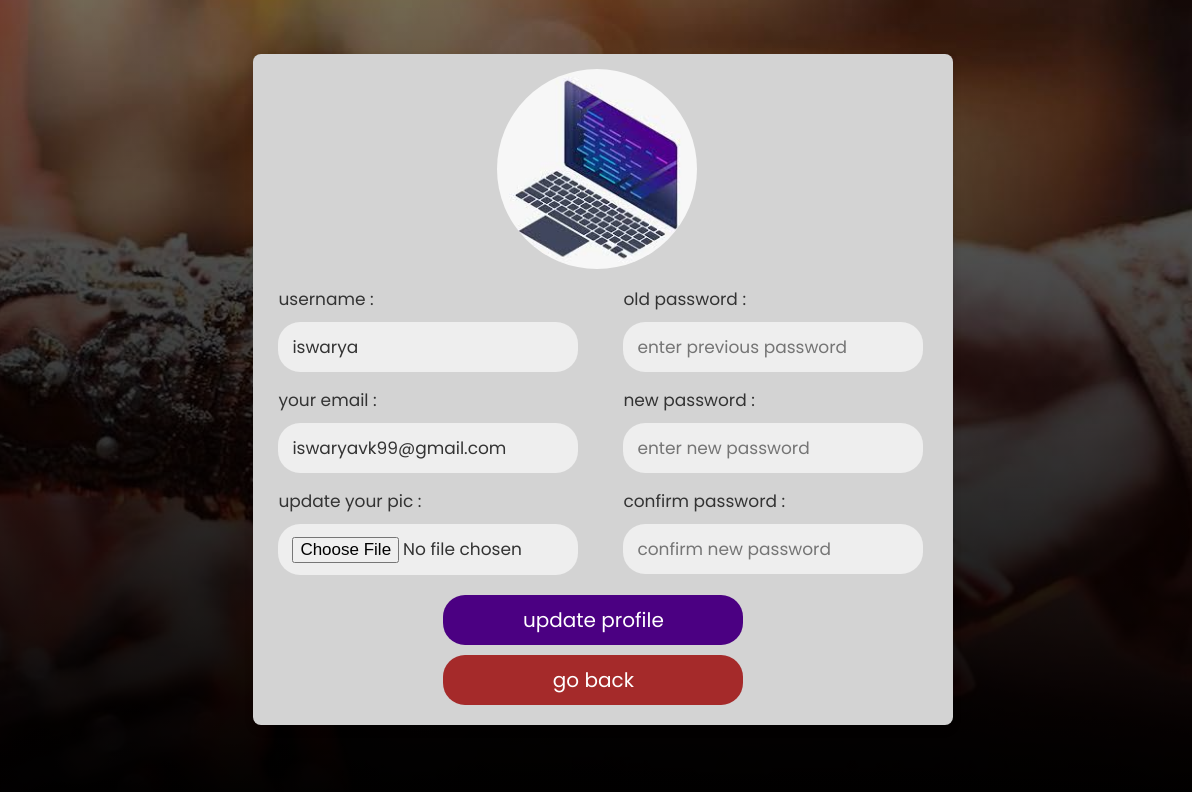
Screenshot of /update_profile.php (signed in) with the database file from the repository.
### tables this page shows
CREATE TABLE `user_form` (
  `id` int(200) NOT NULL,
  `name` varchar(100) NOT NULL,
  `email` varchar(100) NOT NULL,
  `password` varchar(100) NOT NULL,
  `image` varchar(100) NOT NULL
);

### update_profile.php (the view, shortened to what this page needs)
<?php
include 'config.php';
$user_id = $_SESSION['user_id'];
?>
<!DOCTYPE html>
<html lang="en">
<head>
   <link rel="stylesheet" href="Lstyle.css">
</head>
<body>
<div class="update-profile">
   <?php
      $select = mysqli_query($conn, "SELECT * FROM `user_form` WHERE id = '$user_id'") or die('query failed');
      if(mysqli_num_rows($select) > 0){
         $fetch = mysqli_fetch_assoc($select);
      }
   ?>
   <form action="" method="post" enctype="multipart/form-data">
      <?php
         if($fetch['image'] == ''){
            echo '<img src="images/default-avatar.png">';
         }else{
            echo '<img src="uploaded_img/'.$fetch['image'].'">';
         }
      ?>
      <div class="flex">
         <div class="inputBox">
            <span>username :</span>
            <input type="text" name="update_name" value="<?php echo $fetch['name']; ?>" class="box">
            <span>your email :</span>
            <input type="email" name="update_email" value="<?php echo $fetch['email']; ?>" class="box">
            <span>update your pic :</span>
            <input type="file" name="update_image" accept="image/jpg, image/jpeg, image/png" class="box">
         </div>
         <div class="inputBox">
            <span>old password :</span>
            <input type="password" name="update_pass" placeholder="enter previous password" class="box">
            <span>new password :</span>
            <input type="password" name="new_pass" placeholder="enter new password" class="box">
            <span>confirm password :</span>
            <input type="password" name="confirm_pass" placeholder="confirm new password" class="box">
         </div>
      </div>
      <input type="submit" value="update profile" name="update_profile" class="btn">
      <a href="home.php" class="delete-btn">go back</a>
   </form>
</div>
</body>
</html>

### Lstyle.css (style rules this page uses)
:root { --blue:#3498db; --dark-blue:#2980b9; --red:#e74c3c; --dark-red:#c0392b; --black:#333; --white:#fff; --light-bg:#eee; --box-shadow:0 5px 10px rgba(0,0,0,.1); }
* { margin-top: -5px; margin-left: 35px; font-family: 'Poppins', sans-serif; background-repeat-x: no-repeat; box-sizing: border-box; outline: none; border: none; text-decoration: none; }
.btn, .delete-btn { width: 100%; border-radius: 5px; padding:10px 30px; color:var(--white); display: block; text-align: center; cursor: pointer; font-size: 20px; margin-top: 10px; }
.btn { background-color: var(--blue); margin-left: -1px; }
.delete-btn { background-color: var(--red); margin-left: -1px; }
.update-profile { min-height: 100vh; width: 108%; margin-left: -90px; margin-top: 2px; background: linear-gradient(rgba(0,0,0,.55),rgba(0,0,0,.99)),url(oks.jpg); background-color: var(--light-bg); display: flex; align-items: center; justify-content: center; padding:20px; }
.update-profile .btn { background-color: indigo; width: 300px; margin-left: 170px; border-radius: 22px; }
.update-profile .delete-btn { background-color: brown; width: 300px; margin-left: 170px; border-radius: 22px; }
.update-profile form { padding:20px; background-color: rgb(211,211,211); box-shadow: var(--box-shadow); text-align: center; width: 700px; text-align: center; border-radius: 8px; }
.update-profile form img { margin-left: -12px; height: 200px; width: 200px; border-radius: 50%; object-fit: cover; margin-bottom: 5px; }
.update-profile form .flex { margin-left: -65px; display: flex; justify-content: space-between; margin-bottom: 20px; margin-right: 45px; border-radius: 22px; gap:10px; }
.update-profile form .flex .inputBox { width: 49%; }
.update-profile form .flex .inputBox span { text-align: left; display: block; margin-top: 15px; font-size: 17px; color:var(--black); }
.update-profile form .flex .inputBox .box { width: 100%; border-radius: 22px; background-color: var(--light-bg); padding:12px 14px; font-size: 17px; color:var(--black); margin-top: 10px; }

### rows the page displays
user_form: image (picture), update_name "iswarya", update_email "iswaryavk99@gmail.com"
